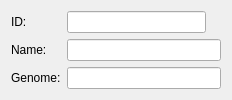
<?xml version="1.0" encoding="UTF-8"?>
<ui version="4.0">
 <class>Form</class>
 <widget class="QWidget" name="Form">
  <property name="geometry">
   <rect>
    <x>0</x>
    <y>0</y>
    <width>232</width>
    <height>97</height>
   </rect>
  </property>
  <property name="windowTitle">
   <string>Form</string>
  </property>
  <layout class="QFormLayout" name="formLayout">
   <item row="0" column="0">
    <widget class="QLabel" name="iDLabel">
     <property name="text">
      <string>ID:</string>
     </property>
    </widget>
   </item>
   <item row="0" column="1">
    <layout class="QHBoxLayout" name="horizontalLayout">
     <item>
      <widget class="QLineEdit" name="iDLineEdit"/>
     </item>
     <item>
      <widget class="QLabel" name="labelIdStatus">
       <property name="maximumSize">
        <size>
         <width>20</width>
         <height>20</height>
        </size>
       </property>
       <property name="styleSheet">
        <string notr="true">padding: 1;</string>
       </property>
       <property name="text">
        <string/>
       </property>
       <property name="pixmap">
        <pixmap resource="../../icons/icons.qrc">:/status_error</pixmap>
       </property>
       <property name="scaledContents">
        <bool>true</bool>
       </property>
      </widget>
     </item>
    </layout>
   </item>
   <item row="1" column="0">
    <widget class="QLabel" name="nameLabel">
     <property name="text">
      <string>Name:</string>
     </property>
    </widget>
   </item>
   <item row="1" column="1">
    <widget class="QLineEdit" name="nameLineEdit"/>
   </item>
   <item row="2" column="0">
    <widget class="QLabel" name="genomeLabel">
     <property name="text">
      <string>Genome:</string>
     </property>
    </widget>
   </item>
   <item row="2" column="1">
    <widget class="QLineEdit" name="genomeLineEdit"/>
   </item>
  </layout>
 </widget>
 <resources>
  <include location="../../icons/icons.qrc"/>
 </resources>
 <connections/>
</ui>
